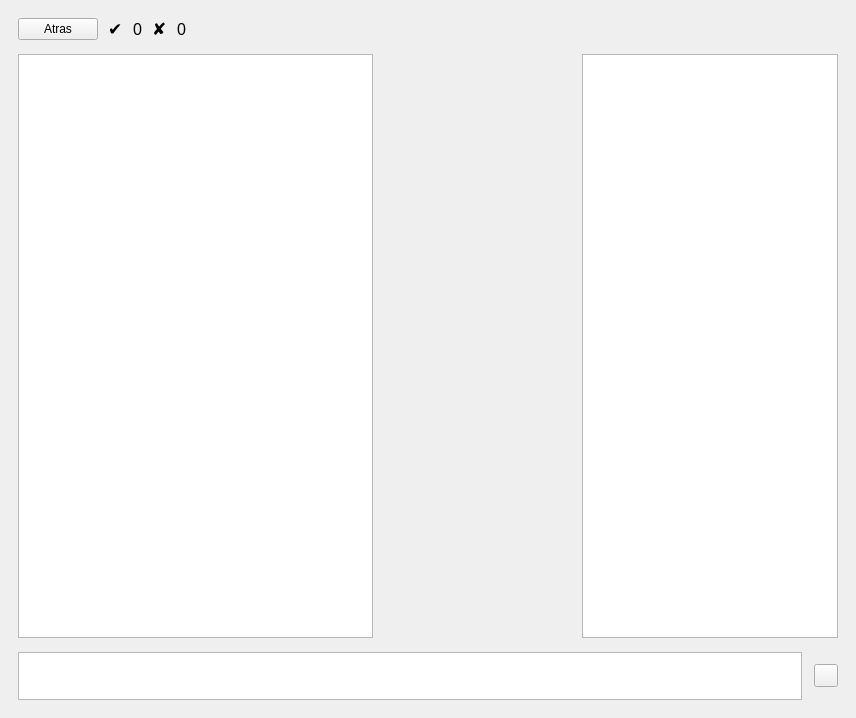
<?xml version="1.0" encoding="UTF-8"?>
<ui version="4.0">
 <class>SLRTutorWindow</class>
 <widget class="QWidget" name="SLRTutorWindow">
  <property name="geometry">
   <rect>
    <x>0</x>
    <y>0</y>
    <width>856</width>
    <height>718</height>
   </rect>
  </property>
  <property name="windowTitle">
   <string>SLR1</string>
  </property>
  <property name="windowIcon">
   <iconset resource="resources.qrc">
    <normaloff>:/resources/syntaxtutor.png</normaloff>:/resources/syntaxtutor.png</iconset>
  </property>
  <layout class="QVBoxLayout" name="verticalLayout">
   <property name="spacing">
    <number>14</number>
   </property>
   <property name="leftMargin">
    <number>18</number>
   </property>
   <property name="topMargin">
    <number>18</number>
   </property>
   <property name="rightMargin">
    <number>18</number>
   </property>
   <property name="bottomMargin">
    <number>18</number>
   </property>
   <item>
      <layout class="QHBoxLayout" name="horizontalLayout_3">
      <property name="spacing">
       <number>10</number>
      </property>
      <item>
       <widget class="QPushButton" name="backButton">
        <property name="cursor">
         <cursorShape>PointingHandCursor</cursorShape>
        </property>
         <property name="text">
          <string>Atras</string>
         </property>
       </widget>
      </item>
      <item>
        <widget class="QLabel" name="tick">
        <property name="sizePolicy">
         <sizepolicy hsizetype="Minimum" vsizetype="Preferred">
          <horstretch>0</horstretch>
          <verstretch>0</verstretch>
         </sizepolicy>
        </property>
        <property name="font">
         <font>
          <pointsize>13</pointsize>
         </font>
        </property>
        <property name="text">
         <string>✔</string>
        </property>
       </widget>
      </item>
      <item>
       <widget class="QLabel" name="cntRight">
        <property name="sizePolicy">
         <sizepolicy hsizetype="Minimum" vsizetype="Preferred">
          <horstretch>0</horstretch>
          <verstretch>0</verstretch>
         </sizepolicy>
        </property>
        <property name="font">
         <font>
          <pointsize>12</pointsize>
         </font>
        </property>
        <property name="toolTip">
         <string>Respuestas correctas</string>
        </property>
        <property name="text">
         <string>0</string>
        </property>
       </widget>
      </item>
      <item>
       <widget class="QLabel" name="cross">
        <property name="sizePolicy">
         <sizepolicy hsizetype="Minimum" vsizetype="Preferred">
          <horstretch>0</horstretch>
          <verstretch>0</verstretch>
         </sizepolicy>
        </property>
        <property name="font">
         <font>
          <pointsize>13</pointsize>
         </font>
        </property>
        <property name="text">
         <string>✘</string>
        </property>
       </widget>
      </item>
      <item>
       <widget class="QLabel" name="cntWrong">
        <property name="sizePolicy">
         <sizepolicy hsizetype="Minimum" vsizetype="Preferred">
          <horstretch>0</horstretch>
          <verstretch>0</verstretch>
         </sizepolicy>
        </property>
        <property name="font">
         <font>
          <pointsize>12</pointsize>
         </font>
        </property>
        <property name="toolTip">
         <string>Respuestas incorrectas</string>
        </property>
        <property name="text">
         <string>0</string>
        </property>
       </widget>
      </item>
      <item>
       <spacer name="horizontalSpacer">
        <property name="orientation">
         <enum>Qt::Orientation::Horizontal</enum>
        </property>
        <property name="sizeType">
         <enum>QSizePolicy::Policy::Expanding</enum>
        </property>
        <property name="sizeHint" stdset="0">
         <size>
          <width>40</width>
          <height>20</height>
         </size>
        </property>
       </spacer>
      </item>
     </layout>
   </item>
    <item>
     <layout class="QHBoxLayout" name="horizontalLayout_2">
      <property name="spacing">
       <number>16</number>
      </property>
       <item>
       <widget class="QListWidget" name="listWidget">
        <property name="sizePolicy">
         <sizepolicy hsizetype="Expanding" vsizetype="Expanding">
          <horstretch>4</horstretch>
          <verstretch>0</verstretch>
         </sizepolicy>
        </property>
       </widget>
      </item>
       <item>
        <widget class="QScrollArea" name="gr">
         <property name="sizePolicy">
          <sizepolicy hsizetype="Expanding" vsizetype="Expanding">
           <horstretch>2</horstretch>
          <verstretch>0</verstretch>
         </sizepolicy>
        </property>
         <property name="frameShape">
          <enum>QFrame::Shape::NoFrame</enum>
         </property>
         <property name="widgetResizable">
          <bool>true</bool>
         </property>
        </widget>
       </item>
      <item>
       <widget class="QTextEdit" name="textEdit">
        <property name="readOnly">
         <bool>true</bool>
        </property>
       </widget>
      </item>
     </layout>
   </item>
    <item>
     <layout class="QHBoxLayout" name="horizontalLayout">
      <property name="spacing">
       <number>12</number>
      </property>
      <property name="alignment">
       <set>Qt::AlignVCenter</set>
      </property>
      <item>
       <widget class="CustomTextEdit" name="userResponse">
        <property name="sizePolicy">
         <sizepolicy hsizetype="Preferred" vsizetype="Fixed">
          <horstretch>0</horstretch>
          <verstretch>0</verstretch>
         </sizepolicy>
        </property>
        <property name="minimumSize">
         <size>
           <width>0</width>
           <height>48</height>
         </size>
        </property>
        <property name="maximumSize">
         <size>
          <width>16777215</width>
          <height>100</height>
         </size>
        </property>
       </widget>
      </item>
      <item>
        <widget class="QToolButton" name="confirmButton">
         <property name="sizePolicy">
          <sizepolicy hsizetype="Fixed" vsizetype="Fixed">
           <horstretch>0</horstretch>
           <verstretch>0</verstretch>
          </sizepolicy>
         </property>
         <property name="cursor">
          <cursorShape>PointingHandCursor</cursorShape>
         </property>
        <property name="text">
         <string/>
        </property>
       </widget>
      </item>
     </layout>
   </item>
  </layout>
 </widget>
 <customwidgets>
  <customwidget>
   <class>CustomTextEdit</class>
   <extends>QTextEdit</extends>
   <header>customtextedit.h</header>
  </customwidget>
 </customwidgets>
 <resources>
  <include location="resources.qrc"/>
 </resources>
 <connections/>
</ui>
